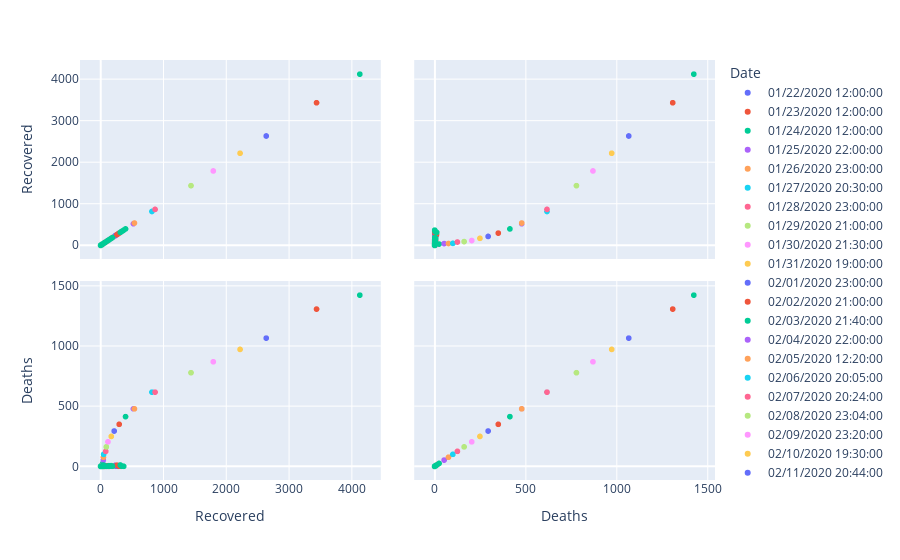

Notebook source saved alongside this figure:
### Code cell
fig = px.scatter_matrix(coronaVirus_df, dimensions=["Recovered", "Deaths"], color="Date")
fig.show()

### Figure 1 — Plotly figure (JSON) as saved in the notebook; plotly's stock layout.template omitted (floating-point values rounded to 4 significant figures)
{"data": [{"dimensions": [{"axis": {"matches": true}, "label": "Recovered", "values": [0, 0, 0, 0, 0, 0, 0, 0, 0, 0, 0, 0, 0, 0, 0, 0, 0, 0, 0, 0, 0, 0, 0, 0, 0, 0, 0, 0, 0, 0, 0, 0, 0, 0, 0, 0, 0, 0]}, {"axis": {"matches": true}, "label": "Deaths", "values": [0, 0, 0, 0, 0, 0, 0, 0, 0, 0, 0, 0, 0, 0, 0, 0, 0, 0, 0, 0, 0, 0, 0, 0, 0, 0, 0, 0, 0, 0, 0, 0, 0, 0, 0, 0, 0, 0]}], "hoverlabel": {"namelength": 0}, "hovertemplate": "Date=01/22/2020 12:00:00<br>%{xaxis.title.text}=%{x}<br>%{yaxis.title.text}=%{y}", "legendgroup": "01/22/2020 12:00:00", "marker": {"color": "#636efa", "symbol": "circle"}, "name": "01/22/2020 12:00:00", "showlegend": true, "type": "splom"}, {"dimensions": [{"axis": {"matches": true}, "label": "Recovered", "values": [0, 0, 0, 0, 0, 2, 0, 0, 0, 0, 0, 0, 0, 28, 0, 0, 0, 0, 0, 0, 0, 0, 0, 0, 0, 0, 0, 0, 0, 0, 0, 0, 0, 0, 0, 0, 0, 0, 0, 0, 0, 0, 0, 0, 0]}, {"axis": {"matches": true}, "label": "Deaths", "values": [0, 0, 0, 0, 0, 0, 0, 0, 0, 1, 0, 0, 0, 17, 0, 0, 0, 0, 0, 0, 0, 0, 0, 0, 0, 0, 0, 0, 0, 0, 0, 0, 0, 0, 0, 0, 0, 0, 0, 0, 0, 0, 0, 0, 0]}], "hoverlabel": {"namelength": 0}, "hovertemplate": "Date=01/23/2020 12:00:00<br>%{xaxis.title.text}=%{x}<br>%{yaxis.title.text}=%{y}", "legendgroup": "01/23/2020 12:00:00", "marker": {"color": "#EF553B", "symbol": "circle"}, "name": "01/23/2020 12:00:00", "showlegend": true, "type": "splom"}, {"dimensions": [{"axis": {"matches": true}, "label": "Recovered", "values": [31, 2, 1, 1, 0, 0, 0, 1, 0, 0, 0, 0, 0, 0, 0, 0, 0, 0, 0, 0, 0, 0, 0, 0, 0, 0, 0, 0, 0, 0, 0, 0, 0, 0, 0, 0, 0, 0, 0, 0, 0]}, {"axis": {"matches": true}, "label": "Deaths", "values": [24, 0, 0, 0, 0, 0, 0, 0, 0, 0, 0, 0, 0, 0, 0, 0, 0, 0, 0, 1, 0, 0, 0, 0, 0, 0, 0, 1, 0, 0, 0, 0, 0, 0, 0, 0, 0, 0, 0, 0, 0]}], "hoverlabel": {"namelength": 0}, "hovertemplate": "Date=01/24/2020 12:00:00<br>%{xaxis.title.text}=%{x}<br>%{yaxis.title.text}=%{y}", "legendgroup": "01/24/2020 12:00:00", "marker": {"color": "#00cc96", "symbol": "circle"}, "name": "01/24/2020 12:00:00", "showlegend": true, "type": "splom"}, {"dimensions": [{"axis": {"matches": true}, "label": "Recovered", "values": [42, 1, 2, 0, 0, 0, 0, 2, 0, 1, 0, 0, 0, 1, 0, 0, 0, 0, 0, 0, 0, 0, 0, 0, 0, 0, 0, 0, 0, 0, 0, 0, 0, 0, 0, 0, 0, 0, 0, 0, 0, 0, 0, 0]}, {"axis": {"matches": true}, "label": "Deaths", "values": [52, 0, 0, 1, 0, 0, 0, 0, 0, 1, 0, 0, 0, 0, 0, 0, 1, 0, 0, 0, 1, 0, 0, 0, 0, 0, 0, 0, 0, 0, 0, 0, 0, 0, 0, 0, 0, 0, 0, 0, 0, 0, 0, 0]}], "hoverlabel": {"namelength": 0}, "hovertemplate": "Date=01/25/2020 22:00:00<br>%{xaxis.title.text}=%{x}<br>%{yaxis.title.text}=%{y}", "legendgroup": "01/25/2020 22:00:00", "marker": {"color": "#ab63fa", "symbol": "circle"}, "name": "01/25/2020 22:00:00", "showlegend": true, "type": "splom"}, {"dimensions": [{"axis": {"matches": true}, "label": "Recovered", "values": [44, 2, 1, 0, 0, 0, 0, 0, 2, 0, 1, 0, 1, 0, 0, 0, 0, 0, 0, 0, 0, 0, 0, 0, 0, 0, 0, 0, 0, 0, 0, 0, 0, 0, 0, 0, 0, 1, 2, 0, 0, 0, 0, 0, 0, 0, 0]}, {"axis": {"matches": true}, "label": "Deaths", "values": [76, 0, 0, 1, 0, 0, 0, 0, 0, 0, 1, 0, 0, 0, 0, 0, 0, 0, 1, 0, 1, 0, 0, 0, 0, 0, 0, 0, 0, 0, 0, 0, 0, 0, 0, 0, 0, 0, 0, 0, 0, 0, 0, 0, 0, 0, 0]}], "hoverlabel": {"namelength": 0}, "hovertemplate": "Date=01/26/2020 23:00:00<br>%{xaxis.title.text}=%{x}<br>%{yaxis.title.text}=%{y}", "legendgroup": "01/26/2020 23:00:00", "marker": {"color": "#FFA15A", "symbol": "circle"}, "name": "01/26/2020 23:00:00", "showlegend": true, "type": "splom"}, {"dimensions": [{"axis": {"matches": true}, "label": "Recovered", "values": [47, 1, 0, 4, 0, 0, 0, 0, 0, 2, 2, 1, 3, 0, 0, 0, 0, 0, 0, 0, 0, 0, 0, 0, 0, 0, 0, 0, 0, 0, 0, 0, 0, 0, 0, 0, 0, 1, 2, 0, 0, 0, 0, 0, 0, 0, 0, 0, 0, 0, 0, 0]}, {"axis": {"matches": true}, "label": "Deaths", "values": [100, 0, 1, 0, 0, 0, 0, 0, 1, 1, 0, 0, 1, 0, 0, 0, 1, 1, 1, 0, 0, 0, 0, 0, 0, 0, 0, 0, 0, 0, 0, 0, 0, 0, 0, 0, 0, 0, 0, 0, 0, 0, 0, 0, 0, 0, 0, 0, 0, 0, 0, 0]}], "hoverlabel": {"namelength": 0}, "hovertemplate": "Date=01/27/2020 20:30:00<br>%{xaxis.title.text}=%{x}<br>%{yaxis.title.text}=%{y}", "legendgroup": "01/27/2020 20:30:00", "marker": {"color": "#19d3f3", "symbol": "circle"}, "name": "01/27/2020 20:30:00", "showlegend": true, "type": "splom"}, {"dimensions": [{"axis": {"matches": true}, "label": "Recovered", "values": [80, 3, 5, 0, 1, 0, 1, 0, 3, 0, 1, 4, 0, 4, 2, 0, 0, 0, 0, 0, 0, 0, 0, 0, 0, 0, 0, 0, 0, 0, 0, 0, 0, 0, 0, 0, 0, 1, 5, 0, 0, 0, 0, 0, 0, 0, 0, 0, 0, 0, 0, 0]}, {"axis": {"matches": true}, "label": "Deaths", "values": [125, 0, 0, 0, 2, 0, 0, 0, 0, 0, 0, 1, 0, 1, 0, 0, 1, 0, 1, 1, 0, 0, 0, 0, 0, 0, 0, 0, 0, 0, 0, 0, 0, 0, 0, 0, 0, 0, 0, 0, 0, 0, 0, 0, 0, 0, 0, 0, 0, 0, 0, 0]}], "hoverlabel": {"namelength": 0}, "hovertemplate": "Date=01/28/2020 23:00:00<br>%{xaxis.title.text}=%{x}<br>%{yaxis.title.text}=%{y}", "legendgroup": "01/28/2020 23:00:00", "marker": {"color": "#FF6692", "symbol": "circle"}, "name": "01/28/2020 23:00:00", "showlegend": true, "type": "splom"}, {"dimensions": [{"axis": {"matches": true}, "label": "Recovered", "values": [90, 4, 6, 2, 0, 2, 1, 4, 1, 1, 1, 4, 5, 0, 2, 0, 0, 0, 0, 0, 1, 1, 0, 0, 0, 1, 0, 1, 0, 0, 0, 0, 0, 0, 0, 0, 0, 0, 1, 5, 0, 0, 0, 0, 0, 0, 0, 0, 0, 0, 0, 0, 0, 0, 0, 0]}, {"axis": {"matches": true}, "label": "Deaths", "values": [162, 0, 0, 2, 0, 0, 0, 0, 0, 1, 0, 1, 1, 0, 0, 1, 0, 0, 1, 1, 0, 0, 0, 0, 0, 0, 0, 0, 0, 0, 0, 0, 0, 0, 0, 0, 0, 0, 0, 0, 0, 0, 0, 0, 0, 0, 0, 0, 0, 0, 0, 0, 0, 0, 0, 0]}], "hoverlabel": {"namelength": 0}, "hovertemplate": "Date=01/29/2020 21:00:00<br>%{xaxis.title.text}=%{x}<br>%{yaxis.title.text}=%{y}", "legendgroup": "01/29/2020 21:00:00", "marker": {"color": "#B6E880", "symbol": "circle"}, "name": "01/29/2020 21:00:00", "showlegend": true, "type": "splom"}, {"dimensions": [{"axis": {"matches": true}, "label": "Recovered", "values": [116, 9, 11, 3, 2, 7, 3, 1, 2, 1, 2, 9, 5, 0, 2, 0, 0, 0, 0, 1, 1, 1, 0, 0, 1, 0, 0, 1, 1, 0, 0, 0, 0, 0, 0, 0, 0, 0, 1, 5, 0, 0, 0, 0, 0, 0, 0, 0, 0, 0, 2, 0, 0, 0, 0, 0, 0, 0, 0]}, {"axis": {"matches": true}, "label": "Deaths", "values": [204, 0, 0, 2, 0, 0, 0, 0, 0, 1, 0, 1, 1, 0, 0, 1, 0, 0, 2, 1, 0, 0, 0, 0, 0, 0, 0, 0, 0, 0, 0, 0, 0, 0, 0, 0, 0, 0, 0, 0, 0, 0, 0, 0, 0, 0, 0, 0, 0, 0, 0, 0, 0, 0, 0, 0, 0, 0, 0]}], "hoverlabel": {"namelength": 0}, "hovertemplate": "Date=01/30/2020 21:30:00<br>%{xaxis.title.text}=%{x}<br>%{yaxis.title.text}=%{y}", "legendgroup": "01/30/2020 21:30:00", "marker": {"color": "#FF97FF", "symbol": "circle"}, "name": "01/30/2020 21:30:00", "showlegend": true, "type": "splom"}, {"dimensions": [{"axis": {"matches": true}, "label": "Recovered", "values": [169, 14, 10, 3, 3, 7, 1, 3, 2, 1, 5, 9, 5, 0, 0, 2, 0, 1, 1, 0, 1, 1, 0, 0, 2, 1, 0, 0, 1, 0, 0, 0, 0, 0, 0, 0, 0, 0, 1, 7, 0, 0, 0, 0, 0, 0, 0, 0, 0, 0, 2, 0, 0, 0, 0, 0, 0, 0, 0, 0, 0, 0, 0]}, {"axis": {"matches": true}, "label": "Deaths", "values": [249, 0, 0, 2, 0, 0, 1, 0, 0, 1, 0, 1, 1, 0, 1, 0, 0, 0, 0, 2, 1, 0, 0, 0, 0, 0, 0, 0, 0, 0, 0, 0, 0, 0, 0, 0, 0, 0, 0, 0, 0, 0, 0, 0, 0, 0, 0, 0, 0, 0, 0, 0, 0, 0, 0, 0, 0, 0, 0, 0, 0, 0, 0]}], "hoverlabel": {"namelength": 0}, "hovertemplate": "Date=01/31/2020 19:00:00<br>%{xaxis.title.text}=%{x}<br>%{yaxis.title.text}=%{y}", "legendgroup": "01/31/2020 19:00:00", "marker": {"color": "#FECB52", "symbol": "circle"}, "name": "01/31/2020 19:00:00", "showlegend": true, "type": "splom"}, {"dimensions": [{"axis": {"matches": true}, "label": "Recovered", "values": [215, 23, 14, 4, 8, 5, 10, 3, 6, 3, 5, 9, 10, 0, 0, 2, 3, 2, 2, 1, 1, 1, 0, 0, 2, 0, 1, 1, 0, 1, 5, 0, 0, 0, 0, 0, 0, 0, 0, 0, 1, 2, 0, 0, 0, 0, 0, 0, 0, 0, 0, 0, 0, 0, 0, 0, 0, 0, 0, 0, 0, 0, 0, 0, 0, 0, 0]}, {"axis": {"matches": true}, "label": "Deaths", "values": [294, 0, 0, 2, 0, 0, 0, 1, 0, 1, 0, 1, 1, 0, 0, 0, 1, 2, 0, 0, 1, 0, 0, 0, 0, 0, 0, 0, 0, 0, 0, 0, 0, 0, 0, 0, 0, 0, 0, 0, 0, 0, 0, 0, 0, 0, 0, 1, 0, 0, 0, 0, 0, 0, 0, 0, 0, 0, 0, 0, 0, 0, 0, 0, 0, 0, 0]}], "hoverlabel": {"namelength": 0}, "hovertemplate": "Date=02/01/2020 23:00:00<br>%{xaxis.title.text}=%{x}<br>%{yaxis.title.text}=%{y}", "legendgroup": "02/01/2020 23:00:00", "marker": {"color": "#636efa", "symbol": "circle"}, "name": "02/01/2020 23:00:00", "showlegend": true, "type": "splom"}, {"dimensions": [{"axis": {"matches": true}, "label": "Recovered", "values": [295, 36, 15, 14, 16, 7, 18, 7, 7, 12, 6, 10, 9, 0, 2, 0, 3, 3, 2, 4, 1, 3, 3, 1, 2, 1, 0, 1, 0, 1, 5, 0, 0, 0, 0, 0, 0, 0, 0, 0, 1, 0, 2, 0, 0, 0, 0, 0, 0, 0, 0, 0, 0, 0, 0, 0, 0, 0, 0, 0, 0, 0, 0, 0, 0, 0, 0]}, {"axis": {"matches": true}, "label": "Deaths", "values": [350, 0, 0, 2, 0, 0, 0, 2, 0, 1, 0, 1, 1, 0, 0, 0, 1, 0, 2, 1, 0, 0, 0, 0, 0, 0, 0, 0, 0, 0, 0, 0, 0, 0, 0, 0, 0, 0, 0, 0, 0, 0, 0, 0, 0, 0, 0, 0, 0, 1, 0, 0, 0, 0, 0, 0, 0, 0, 0, 0, 0, 0, 0, 0, 0, 0, 0]}], "hoverlabel": {"namelength": 0}, "hovertemplate": "Date=02/02/2020 21:00:00<br>%{xaxis.title.text}=%{x}<br>%{yaxis.title.text}=%{y}", "legendgroup": "02/02/2020 21:00:00", "marker": {"color": "#EF553B", "symbol": "circle"}, "name": "02/02/2020 21:00:00", "showlegend": true, "type": "splom"}, {"dimensions": [{"axis": {"matches": true}, "label": "Recovered", "values": [396, 48, 21, 20, 22, 14, 19, 9, 8, 14, 7, 12, 10, 1, 2, 1, 7, 3, 5, 4, 1, 2, 1, 2, 3, 1, 1, 1, 0, 1, 5, 0, 0, 0, 0, 0, 0, 0, 0, 1, 0, 0, 2, 0, 0, 0, 0, 0, 0, 0, 0, 0, 0, 0, 0, 0, 0, 0, 0, 0, 0, 0, 0, 0, 0, 0, 0, 0, 0]}, {"axis": {"matches": true}, "label": "Deaths", "values": [414, 0, 0, 2, 0, 0, 0, 2, 0, 1, 0, 1, 1, 0, 2, 0, 0, 1, 0, 1, 0, 0, 0, 0, 0, 0, 0, 0, 0, 0, 0, 0, 0, 0, 0, 0, 0, 0, 0, 0, 0, 0, 0, 0, 0, 0, 0, 0, 0, 1, 0, 0, 0, 0, 0, 0, 0, 0, 0, 0, 0, 0, 0, 0, 0, 0, 0, 0, 0]}], "hoverlabel": {"namelength": 0}, "hovertemplate": "Date=02/03/2020 21:40:00<br>%{xaxis.title.text}=%{x}<br>%{yaxis.title.text}=%{y}", "legendgroup": "02/03/2020 21:40:00", "marker": {"color": "#00cc96", "symbol": "circle"}, "name": "02/03/2020 21:40:00", "showlegend": true, "type": "splom"}, {"dimensions": [{"axis": {"matches": true}, "label": "Recovered", "values": [522, 63, 32, 41, 35, 27, 20, 14, 13, 23, 13, 12, 23, 3, 4, 2, 10, 4, 5, 4, 2, 4, 2, 5, 4, 1, 1, 1, 0, 5, 0, 1, 0, 0, 0, 0, 0, 0, 0, 1, 0, 0, 2, 0, 0, 0, 0, 0, 0, 0, 0, 0, 0, 0, 0, 0, 0, 0, 0, 0, 0, 0, 0, 0, 0, 0, 0, 0, 0, 0]}, {"axis": {"matches": true}, "label": "Deaths", "values": [479, 0, 0, 2, 0, 0, 0, 2, 0, 1, 0, 1, 1, 0, 2, 0, 0, 1, 0, 1, 0, 0, 0, 0, 0, 0, 0, 0, 0, 0, 0, 0, 1, 0, 0, 0, 0, 0, 0, 0, 0, 0, 0, 0, 0, 0, 0, 0, 0, 1, 0, 0, 0, 0, 0, 0, 0, 0, 0, 0, 0, 0, 0, 0, 0, 0, 0, 0, 0, 0]}], "hoverlabel": {"namelength": 0}, "hovertemplate": "Date=02/04/2020 22:00:00<br>%{xaxis.title.text}=%{x}<br>%{yaxis.title.text}=%{y}", "legendgroup": "02/04/2020 22:00:00", "marker": {"color": "#ab63fa", "symbol": "circle"}, "name": "02/04/2020 22:00:00", "showlegend": true, "type": "splom"}, {"dimensions": [{"axis": {"matches": true}, "label": "Recovered", "values": [538, 49, 78, 47, 54, 27, 23, 15, 23, 15, 24, 24, 15, 11, 7, 6, 13, 6, 5, 5, 4, 5, 2, 9, 6, 2, 3, 1, 0, 0, 5, 1, 0, 0, 3, 0, 0, 0, 0, 1, 0, 0, 2, 0, 0, 0, 0, 0, 0, 0, 0, 0, 0, 0, 0, 0, 0, 0, 0, 0, 0, 0, 0, 0, 0, 0, 0, 0, 0, 0]}, {"axis": {"matches": true}, "label": "Deaths", "values": [479, 0, 0, 2, 0, 0, 0, 2, 0, 0, 1, 1, 1, 0, 2, 0, 0, 1, 0, 1, 0, 0, 1, 1, 0, 0, 0, 0, 0, 0, 0, 0, 1, 0, 0, 0, 0, 0, 0, 0, 0, 0, 0, 0, 0, 0, 0, 0, 0, 1, 0, 0, 0, 0, 0, 0, 0, 0, 0, 0, 0, 0, 0, 0, 0, 0, 0, 0, 0, 0]}], "hoverlabel": {"namelength": 0}, "hovertemplate": "Date=02/05/2020 12:20:00<br>%{xaxis.title.text}=%{x}<br>%{yaxis.title.text}=%{y}", "legendgroup": "02/05/2020 12:20:00", "marker": {"color": "#FFA15A", "symbol": "circle"}, "name": "02/05/2020 12:20:00", "showlegend": true, "type": "splom"}, {"dimensions": [{"axis": {"matches": true}, "label": "Recovered", "values": [817, 69, 94, 56, 81, 37, 34, 24, 34, 27, 31, 31, 25, 8, 14, 9, 14, 13, 7, 8, 12, 5, 2, 6, 6, 4, 4, 1, 1, 0, 0, 5, 0, 0, 3, 1, 0, 0, 1, 1, 0, 0, 2, 0, 0, 0, 0, 0, 0, 0, 0, 0, 0, 0, 0, 0, 0, 0, 0, 0, 0, 0, 0, 0, 0, 0, 0, 0, 0, 0, 0]}, {"axis": {"matches": true}, "label": "Deaths", "values": [618, 0, 0, 2, 0, 0, 0, 2, 0, 0, 1, 1, 1, 3, 0, 0, 0, 1, 0, 1, 0, 0, 1, 1, 0, 0, 0, 0, 0, 0, 0, 0, 1, 0, 0, 0, 0, 0, 0, 0, 0, 0, 0, 0, 0, 0, 0, 0, 0, 0, 1, 0, 0, 0, 0, 0, 0, 0, 0, 0, 0, 0, 0, 0, 0, 0, 0, 0, 0, 0, 0]}], "hoverlabel": {"namelength": 0}, "hovertemplate": "Date=02/06/2020 20:05:00<br>%{xaxis.title.text}=%{x}<br>%{yaxis.title.text}=%{y}", "legendgroup": "02/06/2020 20:05:00", "marker": {"color": "#19d3f3", "symbol": "circle"}, "name": "02/06/2020 20:05:00", "showlegend": true, "type": "splom"}, {"dimensions": [{"axis": {"matches": true}, "label": "Recovered", "values": [867, 88, 123, 86, 112, 47, 45, 31, 43, 37, 42, 33, 12, 30, 20, 17, 17, 22, 12, 10, 7, 15, 6, 2, 9, 4, 0, 5, 5, 0, 0, 0, 1, 5, 1, 3, 1, 0, 1, 1, 1, 0, 0, 0, 2, 0, 0, 0, 0, 0, 0, 0, 0, 0, 0, 0, 0, 0, 0, 0, 0, 0, 0, 0, 0, 0, 0, 0, 0, 0, 0, 0]}, {"axis": {"matches": true}, "label": "Deaths", "values": [618, 1, 0, 3, 0, 0, 0, 2, 0, 0, 1, 1, 3, 1, 0, 0, 0, 1, 0, 2, 0, 0, 1, 1, 0, 1, 0, 0, 0, 0, 0, 1, 0, 0, 0, 0, 0, 0, 0, 0, 0, 0, 0, 0, 0, 0, 0, 0, 0, 1, 0, 0, 0, 0, 0, 0, 0, 0, 0, 0, 0, 0, 0, 0, 0, 0, 0, 0, 0, 0, 0, 0]}], "hoverlabel": {"namelength": 0}, "hovertemplate": "Date=02/07/2020 20:24:00<br>%{xaxis.title.text}=%{x}<br>%{yaxis.title.text}=%{y}", "legendgroup": "02/07/2020 20:24:00", "marker": {"color": "#FF6692", "symbol": "circle"}, "name": "02/07/2020 20:24:00", "showlegend": true, "type": "splom"}, {"dimensions": [{"axis": {"matches": true}, "label": "Recovered", "values": [1440, 125, 185, 131, 159, 59, 72, 58, 39, 50, 60, 37, 13, 41, 26, 25, 30, 18, 17, 15, 21, 8, 7, 4, 12, 5, 0, 5, 13, 0, 2, 10, 0, 1, 3, 3, 1, 1, 0, 1, 0, 1, 0, 0, 2, 0, 0, 0, 0, 0, 0, 0, 0, 0, 0, 0, 0, 0, 0, 0, 0, 0, 0, 0, 1, 0, 0, 0, 0, 0, 0, 0]}, {"axis": {"matches": true}, "label": "Deaths", "values": [780, 1, 0, 6, 1, 1, 0, 0, 2, 1, 1, 2, 6, 1, 0, 0, 2, 1, 0, 2, 0, 0, 1, 1, 1, 1, 0, 0, 0, 0, 0, 0, 1, 0, 0, 0, 0, 0, 0, 0, 0, 0, 0, 0, 0, 0, 0, 0, 0, 1, 0, 0, 0, 0, 0, 0, 0, 0, 0, 0, 0, 0, 0, 0, 0, 0, 0, 0, 0, 0, 0, 0]}], "hoverlabel": {"namelength": 0}, "hovertemplate": "Date=02/08/2020 23:04:00<br>%{xaxis.title.text}=%{x}<br>%{yaxis.title.text}=%{y}", "legendgroup": "02/08/2020 23:04:00", "marker": {"color": "#B6E880", "symbol": "circle"}, "name": "02/08/2020 23:04:00", "showlegend": true, "type": "splom"}, {"dimensions": [{"axis": {"matches": true}, "label": "Recovered", "values": [1795, 147, 201, 169, 186, 73, 102, 72, 51, 63, 76, 44, 15, 44, 35, 35, 26, 18, 18, 19, 25, 7, 12, 4, 16, 12, 0, 5, 13, 0, 2, 0, 10, 3, 1, 3, 1, 1, 0, 1, 0, 1, 0, 0, 2, 0, 0, 0, 0, 0, 0, 0, 0, 0, 0, 2, 0, 0, 0, 0, 0, 0, 0, 0, 1, 0, 0, 0, 0, 0, 1, 0]}, {"axis": {"matches": true}, "label": "Deaths", "values": [871, 1, 0, 6, 1, 3, 1, 0, 2, 1, 1, 2, 7, 1, 0, 2, 0, 1, 0, 3, 0, 1, 0, 1, 2, 1, 0, 0, 0, 0, 0, 1, 0, 0, 0, 0, 0, 0, 0, 0, 0, 0, 0, 0, 0, 0, 0, 0, 0, 1, 0, 0, 0, 0, 0, 0, 0, 0, 0, 0, 0, 0, 0, 0, 0, 0, 0, 0, 0, 0, 0, 0]}], "hoverlabel": {"namelength": 0}, "hovertemplate": "Date=02/09/2020 23:20:00<br>%{xaxis.title.text}=%{x}<br>%{yaxis.title.text}=%{y}", "legendgroup": "02/09/2020 23:20:00", "marker": {"color": "#FF97FF", "symbol": "circle"}, "name": "02/09/2020 23:20:00", "showlegend": true, "type": "splom"}, {"dimensions": [{"axis": {"matches": true}, "label": "Recovered", "values": [2222, 167, 242, 191, 208, 88, 105, 81, 66, 66, 80, 44, 30, 48, 39, 41, 30, 24, 19, 19, 0, 25, 10, 13, 8, 21, 13, 5, 13, 0, 2, 0, 10, 3, 4, 3, 1, 1, 0, 1, 0, 1, 0, 0, 0, 2, 0, 0, 0, 0, 0, 0, 0, 0, 0, 2, 0, 0, 0, 0, 0, 0, 0, 0, 1, 0, 0, 0, 0, 0, 1, 0]}, {"axis": {"matches": true}, "label": "Deaths", "values": [974, 1, 0, 6, 1, 3, 1, 0, 2, 1, 1, 2, 7, 1, 0, 2, 0, 1, 0, 3, 0, 0, 1, 0, 1, 2, 1, 0, 0, 0, 0, 1, 0, 0, 0, 0, 0, 0, 0, 0, 0, 0, 0, 0, 0, 0, 0, 0, 0, 0, 1, 0, 0, 0, 0, 0, 0, 0, 0, 0, 0, 0, 0, 0, 0, 0, 0, 0, 0, 0, 0, 0]}], "hoverlabel": {"namelength": 0}, "hovertemplate": "Date=02/10/2020 19:30:00<br>%{xaxis.title.text}=%{x}<br>%{yaxis.title.text}=%{y}", "legendgroup": "02/10/2020 19:30:00", "marker": {"color": "#FECB52", "symbol": "circle"}, "name": "02/10/2020 19:30:00", "showlegend": true, "type": "splom"}, {"dimensions": [{"axis": {"matches": true}, "label": "Recovered", "values": [2639, 241, 231, 279, 263, 108, 152, 94, 79, 80, 85, 28, 48, 53, 46, 48, 31, 32, 20, 20, 0, 17, 30, 19, 10, 24, 18, 3, 5, 22, 0, 9, 10, 4, 9, 5, 3, 1, 0, 6, 0, 1, 0, 1, 0, 2, 0, 0, 0, 0, 0, 0, 0, 0, 0, 2, 0, 0, 0, 0, 0, 1, 0, 0, 1, 0, 0, 0, 0, 0, 0, 1, 0]}, {"axis": {"matches": true}, "label": "Deaths", "values": [1068, 1, 8, 0, 2, 4, 1, 0, 3, 1, 1, 8, 3, 1, 0, 2, 1, 0, 0, 3, 0, 1, 0, 0, 2, 2, 1, 0, 0, 0, 1, 0, 0, 0, 0, 0, 0, 0, 0, 0, 0, 0, 0, 0, 0, 0, 0, 0, 0, 0, 1, 0, 0, 0, 0, 0, 0, 0, 0, 0, 0, 0, 0, 0, 0, 0, 0, 0, 0, 0, 0, 0, 0]}], "hoverlabel": {"namelength": 0}, "hovertemplate": "Date=02/11/2020 20:44:00<br>%{xaxis.title.text}=%{x}<br>%{yaxis.title.text}=%{y}", "legendgroup": "02/11/2020 20:44:00", "marker": {"color": "#636efa", "symbol": "circle"}, "name": "02/11/2020 20:44:00", "showlegend": true, "type": "splom"}, {"dimensions": [{"axis": {"matches": true}, "label": "Recovered", "values": [3441, 284, 258, 327, 312, 128, 170, 131, 102, 98, 93, 31, 68, 57, 54, 55, 42, 33, 0, 27, 23, 20, 33, 21, 11, 31, 22, 24, 3, 6, 1, 15, 10, 9, 7, 9, 3, 1, 0, 6, 2, 2, 1, 1, 0, 2, 0, 0, 0, 0, 1, 0, 0, 2, 0, 2, 0, 0, 0, 1, 1, 1, 1, 1, 1, 0, 0, 0, 0, 0, 0, 1, 0]}, {"axis": {"matches": true}, "label": "Deaths", "values": [1310, 2, 10, 0, 2, 5, 1, 0, 3, 2, 1, 9, 3, 1, 0, 3, 0, 2, 0, 4, 0, 1, 0, 1, 2, 2, 1, 0, 1, 0, 1, 0, 0, 0, 0, 0, 0, 0, 0, 0, 0, 0, 0, 0, 0, 0, 0, 0, 0, 0, 1, 0, 0, 0, 0, 0, 0, 0, 0, 0, 0, 0, 0, 0, 0, 0, 0, 0, 0, 0, 0, 0, 0]}], "hoverlabel": {"namelength": 0}, "hovertemplate": "Date=02/12/2020 22:00:00<br>%{xaxis.title.text}=%{x}<br>%{yaxis.title.text}=%{y}", "legendgroup": "02/12/2020 22:00:00", "marker": {"color": "#EF553B", "symbol": "circle"}, "name": "02/12/2020 22:00:00", "showlegend": true, "type": "splom"}, {"dimensions": [{"axis": {"matches": true}, "label": "Recovered", "values": [4131, 332, 313, 367, 352, 166, 187, 137, 128, 111, 105, 37, 69, 62, 69, 59, 46, 35, 0, 30, 27, 28, 36, 21, 22, 39, 25, 24, 6, 6, 15, 1, 12, 9, 7, 3, 11, 1, 1, 7, 2, 3, 1, 1, 0, 4, 4, 0, 0, 0, 1, 0, 0, 2, 0, 2, 0, 0, 0, 0, 1, 1, 1, 1, 1, 1, 0, 0, 0, 0, 0, 0, 1, 0]}, {"axis": {"matches": true}, "label": "Deaths", "values": [1426, 2, 11, 0, 2, 6, 1, 0, 4, 2, 1, 11, 3, 1, 3, 0, 0, 2, 0, 4, 0, 1, 0, 3, 1, 2, 1, 0, 0, 1, 0, 1, 0, 1, 0, 0, 0, 0, 0, 0, 0, 0, 0, 0, 0, 0, 0, 0, 0, 0, 1, 0, 0, 0, 0, 0, 0, 0, 0, 0, 0, 0, 0, 0, 0, 0, 0, 0, 0, 0, 0, 0, 0, 0]}], "hoverlabel": {"namelength": 0}, "hovertemplate": "Date=02/13/2020 21:15:00<br>%{xaxis.title.text}=%{x}<br>%{yaxis.title.text}=%{y}", "legendgroup": "02/13/2020 21:15:00", "marker": {"color": "#00cc96", "symbol": "circle"}, "name": "02/13/2020 21:15:00", "showlegend": true, "type": "splom"}], "layout": {"dragmode": "select", "legend": {"title": {"text": "Date"}, "tracegroupgap": 0}, "margin": {"t": 60}}}
